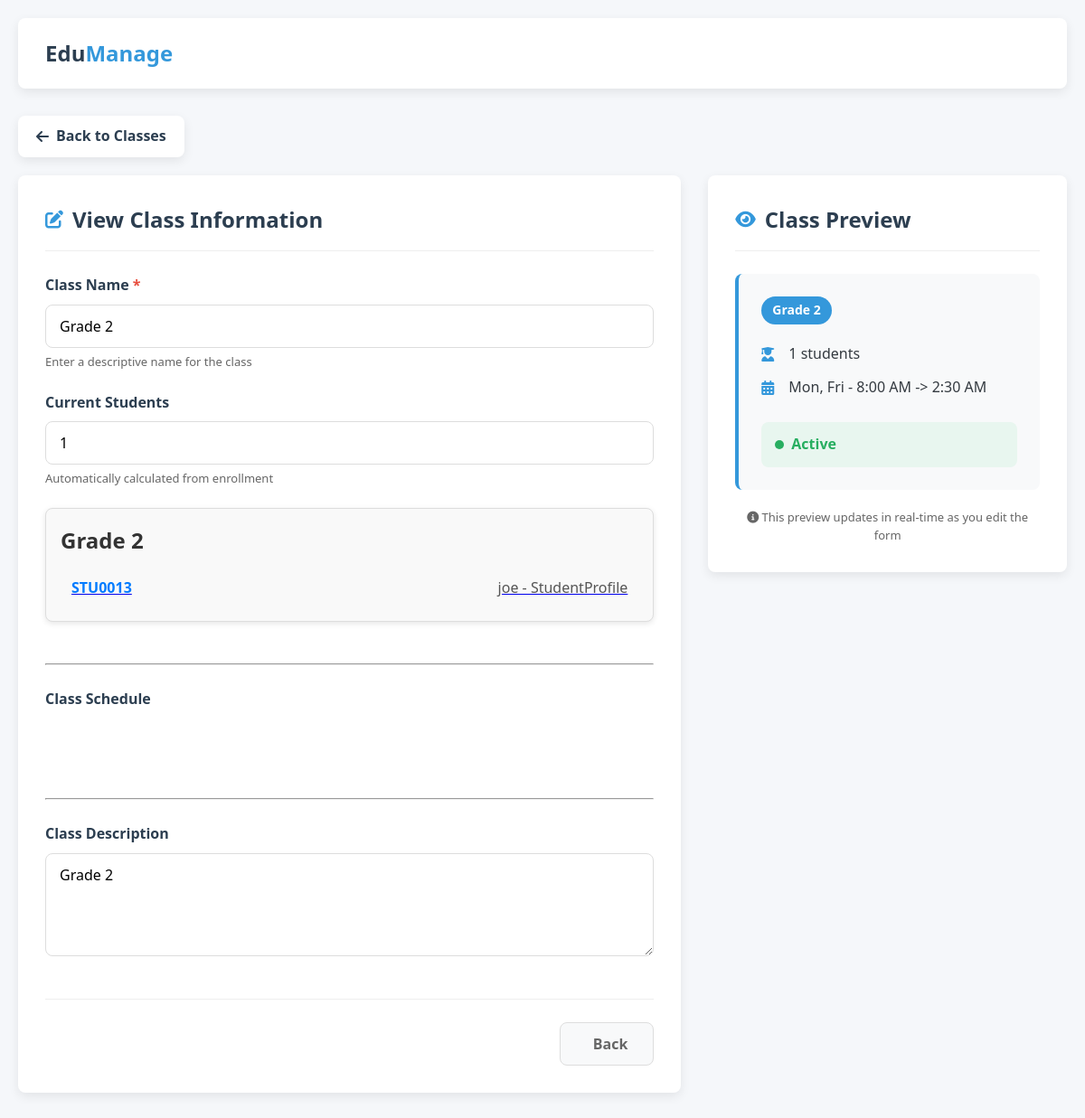
Before: /classes/class_readonly/2 with the older database file.
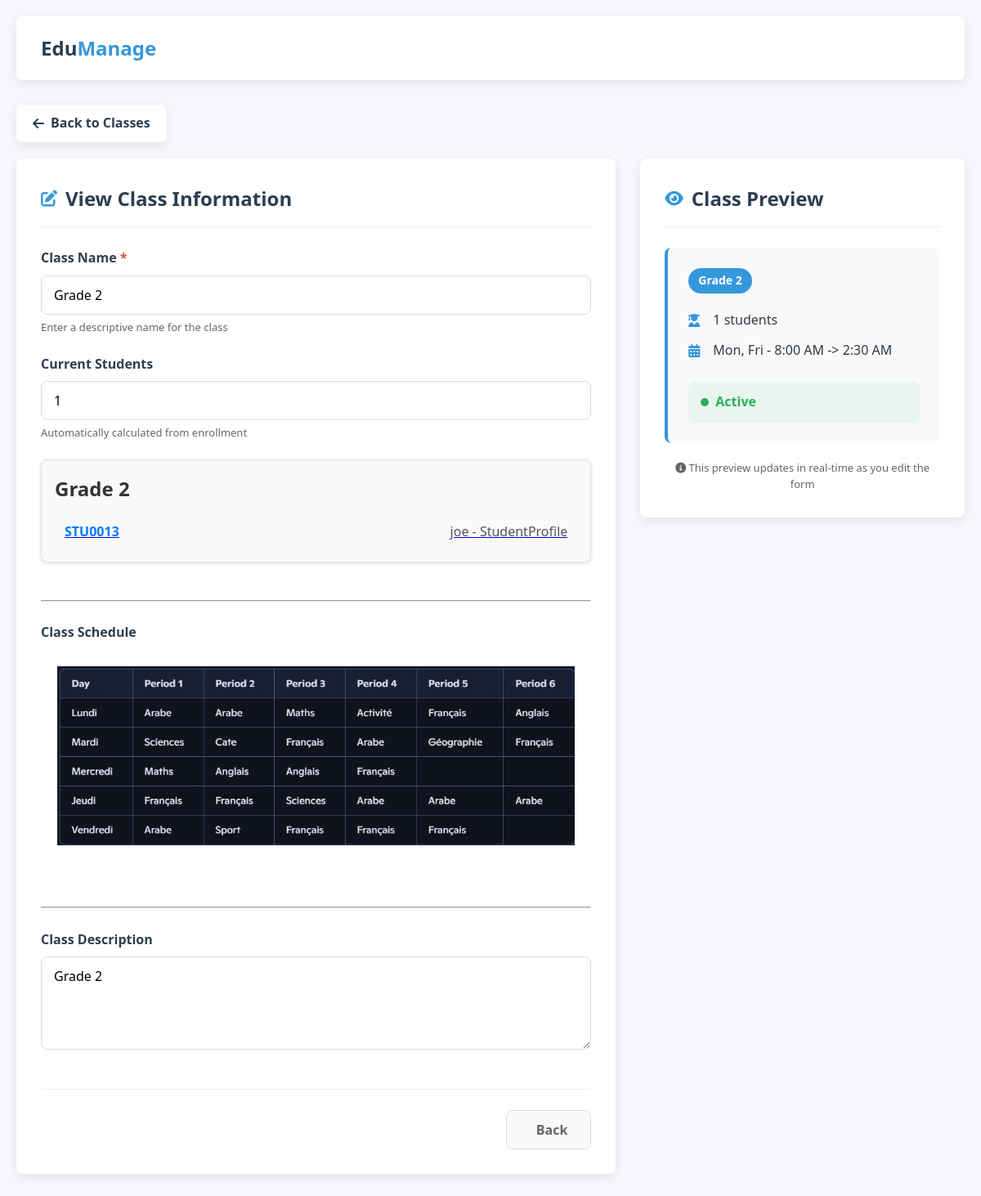
After: the same page with the newer database file.
### classes/models.py (models this page shows, shortened)
class Class(models.Model):
    name = models.CharField(max_length=100)
    description = models.TextField(blank=True, null=True)
    schedule_image = models.ImageField(upload_to='class_schedules/', blank=True, null=True)
    created_at = models.DateTimeField(auto_now_add=True)
    updated_at = models.DateTimeField(auto_now=True)
    class Meta:
        verbose_name = 'Class'
        verbose_name_plural = 'Classes'

### classes/views.py (the view)
# urls.py: path('class_readonly/<int:id>',views.class_readonly,name="class_readonly"),
def class_readonly(request, id):
    selected_class = get_object_or_404(Class,id=id)
    students_count= StudentProfile.objects.filter(class_level=selected_class).count()
    return render(request,'classes/class_readonly.html',{'class':selected_class,'students_count':students_count})

### users/models.py (called while the page is built)
    def __str__(self):
        return f"{self.user.get_full_name() or self.user.username} - {self.__class__.__name__}"

### templates/classes/class_readonly.html (shortened to what the changed rows need)
<!DOCTYPE html>
<html lang="en">
<head>
    <link rel="stylesheet" href="https://cdnjs.cloudflare.com/ajax/libs/font-awesome/6.4.0/css/all.min.css">
</head>
<body>
    <div class="container">
        <div class="edit-container">
            <div class="form-section">
                <div class="section-title">
                    <h2>View Class Information</h2>
                </div>
                    <div class="form-row">
                        <div class="form-group">
                            <label for="className" class="required">Class Name </label>
                            <input name="class_name" type="text" id="className" class="form-control" value="{{class.name}}" required readonly>
                            <div class="form-help">Enter a descriptive name for the class</div>
                        </div>
                    </div>
                     <div class="class-card">
  <h2 class="class-title">{{ class.name }}</h2>
  <ul class="student-list">
    {% for student in class.students.all %}
    <a href="{% url 'admin:users_studentprofile_change' student.id %}">
    </a>
    {% empty %}
      <li class="no-students">No students enrolled in this class.</li>
    {% endfor %}
  </ul>
</div>
<br><hr><br>
                    <div class="form-group">
                        <div class="container">
                            {% if class.schedule_image %}<img src="{{class.schedule_image.url}}" alt="" style="max-width: 100%; height: auto;">{% endif %}
                        </div>
                    </div>
            <br><hr><br>
                    <div class="form-group">
                        <label for="classDescription">Class Description</label>
                        <textarea name="class_description" id="classDescription" class="form-control" readonly rows="4">{{class.description}}</textarea>
                    </div>
            </div>
            <div class="preview-section">
                <div class="section-title">
                    <h2>Class Preview</h2>
                </div>
                <div class="preview-card" id="classPreview">
                    <div class="preview-grade" id="previewGrade">{{class.name}}</div>
                    <div class="preview-info">
                        <div class="preview-item">
                        </div>
                        <div class="preview-item">
                        </div>
                    </div>
                    <div class="preview-status">
                        <div class="status-indicator">
                        </div>
                    </div>
                </div>
            </div>
        </div>
    </div>
</body>
</html>

Changed rows visible on the page:
changed Class "Grade 2": schedule_image: picture added
